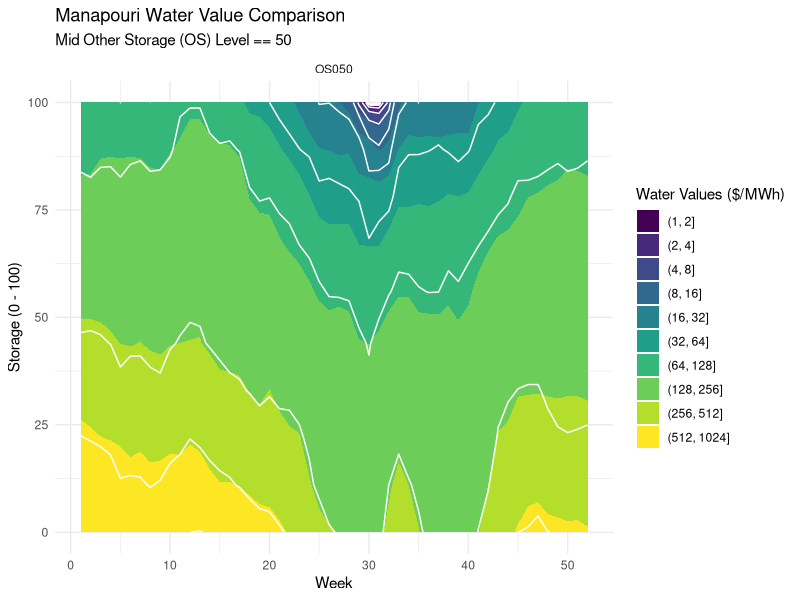
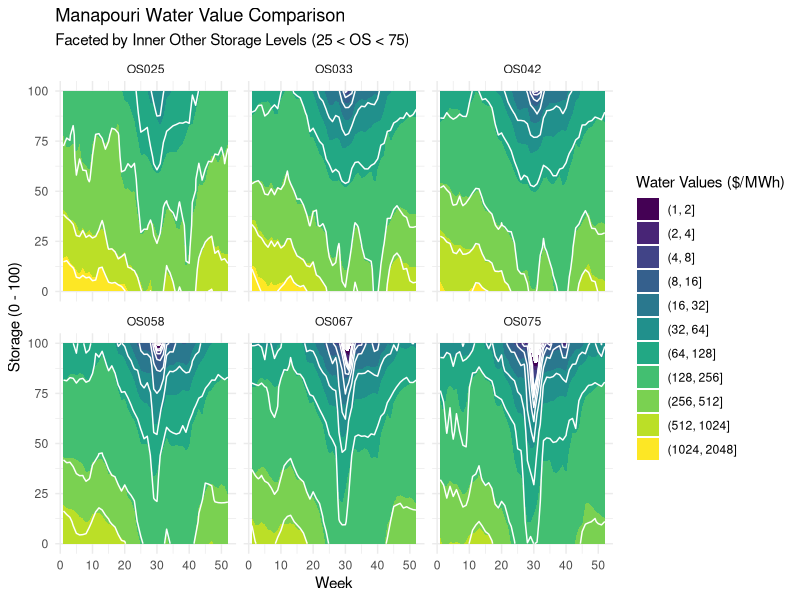
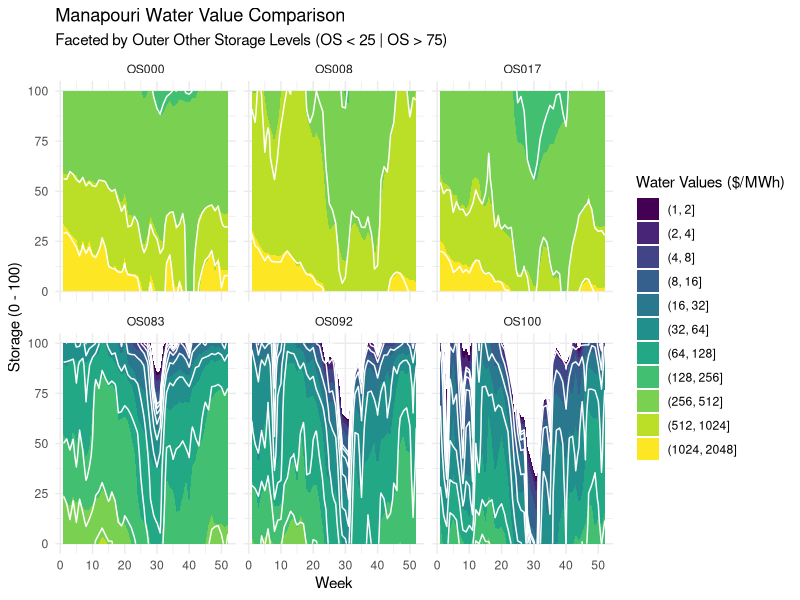
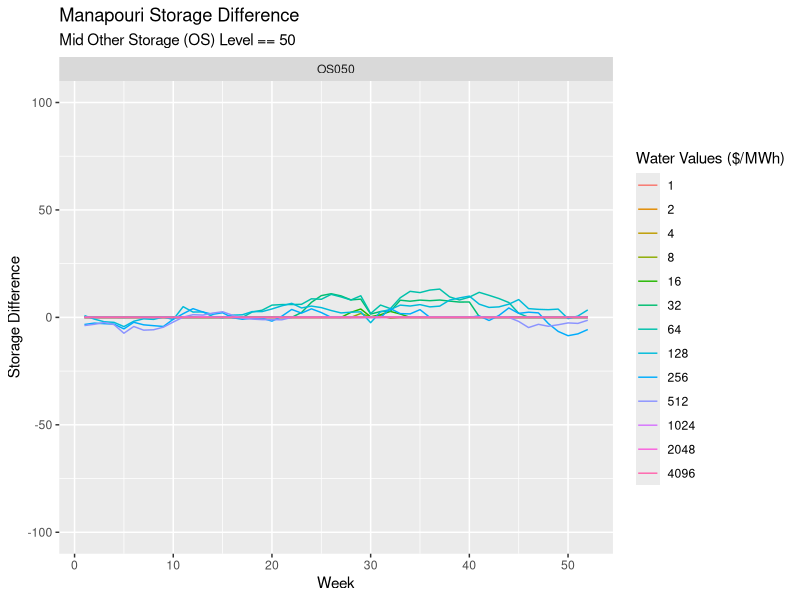
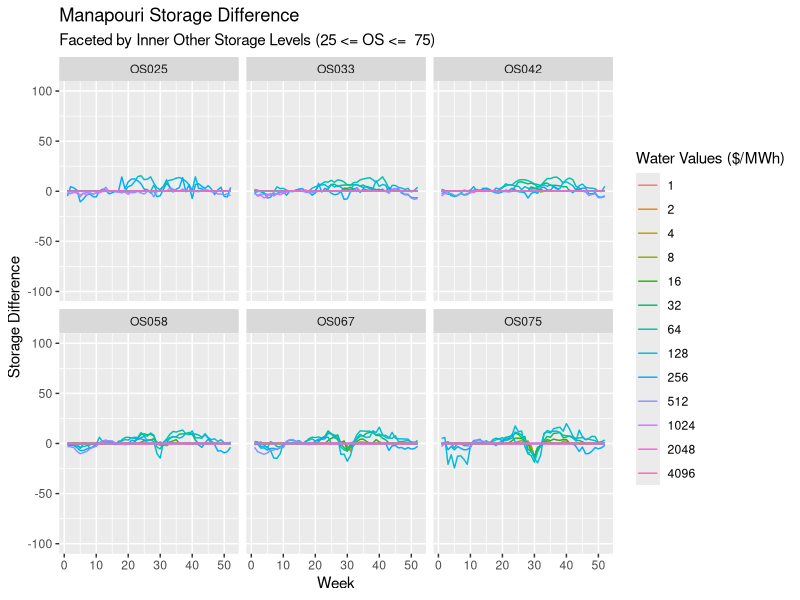
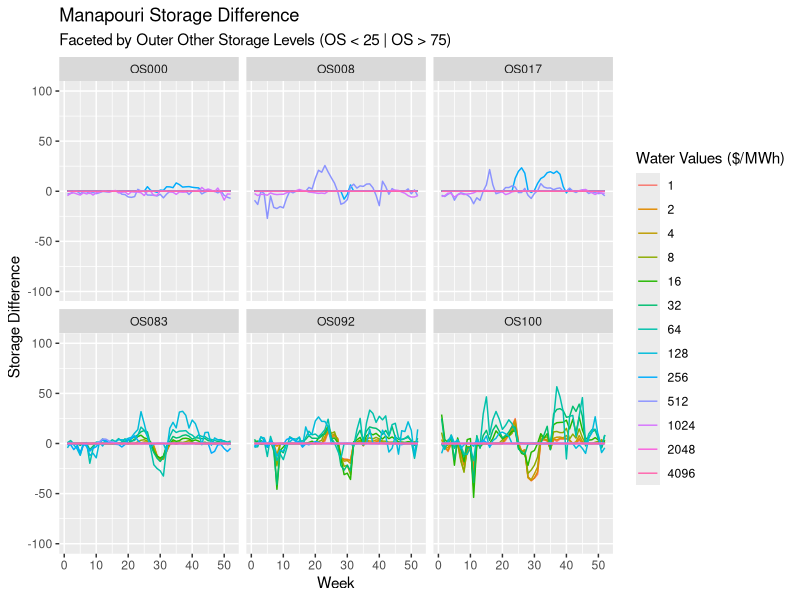
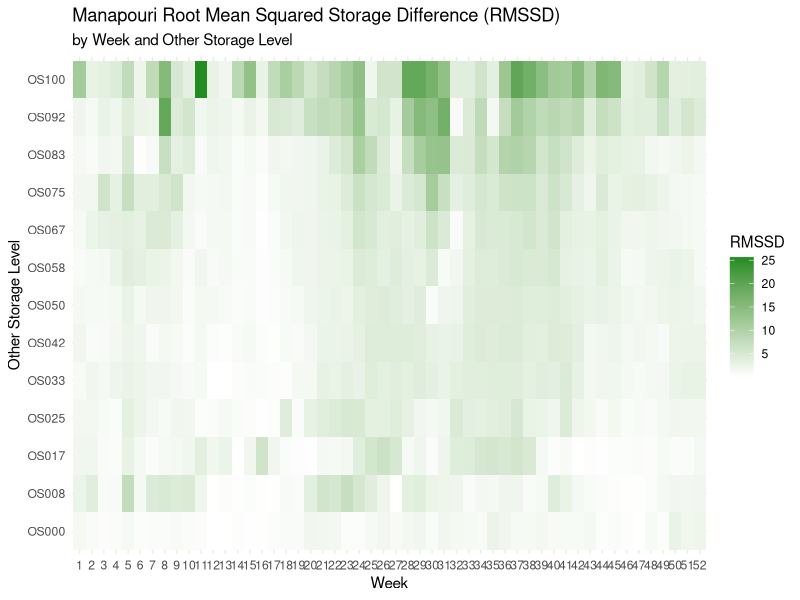
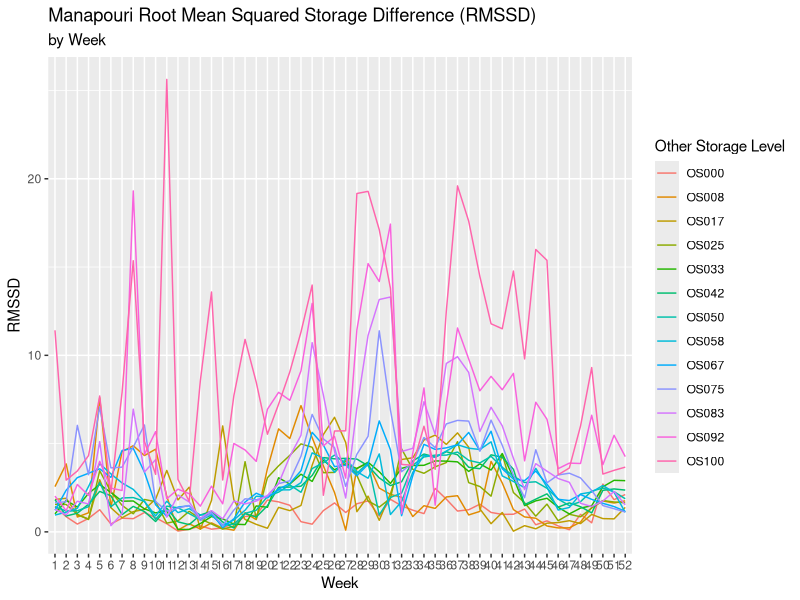

Recreate these plots in R, in order.
## ---- chunk 1
knitr::opts_chunk$set(echo = TRUE, warning = FALSE)
library(tidyverse)

## ---- chunk 2
# Load in WVs from full run (91 years + mean joiner)
# # Run 0020 - 1931-2023 + joiner
# Load in WVs from alternate data set
# Run 0023 - 1931-1960 + joiner
# Run 0025 - 1941-1970 + joiner
# Run 0028 - 1951-1980 + joiner
# Run 0030 - 1961-1990 + joiner
# Run 0032 - 1971-2000 + joiner
# Run 0037 - 1981-2010 + joiner
# Run 0035 - 1991-2020 + joiner

weeks <- 54
burnin <- 80

df <- read_csv("Apr24B_AVG_0020_WVX.csv", show_col_types = FALSE) |>  
  mutate(rn = row_number(),
         week = (rn - 1) %% (weeks + burnin) + 1,
         other_storage = floor((rn-1)/(weeks + burnin)),
         other_storage = round(other_storage / 12 * 100),
         ) |> 
  select(-rn) |> 
  pivot_longer(-c(week, other_storage), 
               names_to = "storage", values_to = "wv_base") |> 
  mutate(storage = round(as.double(storage)*100),
         wv_base = as.double(wv_base),
         os_label = paste0("OS", str_pad(other_storage, width = 3, pad = "0"))
         )

new <- read_csv("Apr24B_AVG_0032_WVX.csv", show_col_types = FALSE) |>  
  mutate(rn = row_number(),
         week = (rn - 1) %% (weeks + burnin) + 1,
         other_storage = floor((rn-1)/(weeks + burnin)),
         other_storage = round(other_storage / 12 * 100),
         ) |> 
  select(-rn) |> 
  pivot_longer(-c(week, other_storage), 
               names_to = "storage", values_to = "wv_new") |> 
  mutate(storage = round(as.double(storage)*100),
         wv_new = as.double(wv_new)
         )

## join the two data sets

if (dim(df)[1] != dim(new)[1]) {
  stop("Data sets are not the same length")
} else {
  df <- df |> 
    bind_cols(new[,"wv_new"]) 
}

## ---- chunk 3

week <- 1:(weeks-1)

wv <- 2^(0:12)

other_storage <- df |> 
  distinct(other_storage) |>
  arrange(other_storage) |>
  pull(other_storage)

storage_df <- expand_grid(week = week,
                       wv = wv,
                       other_storage = other_storage)


storage_base <- function(wv, week, other_storage) {
  # filter data by week and storage level
  filtered_df <- df |> 
    filter(week == !!week, # !! is the unquote operator
           other_storage == !!other_storage)
  
  # check that there are enough data points to interpolate
  if (nrow(filtered_df) < 2) {
    stop("Not enough data points to interpolate")
  }
  
  # interpolate the data using approx()
  storage_base <- approx(x = filtered_df$wv_base,
                                 y = filtered_df$storage,
                                 xout = wv, rule = 2)$y
  return(storage_base)
}

storage_new <- function(wv, week, other_storage) {
  # filter data by week and storage level
  filtered_df <- df |> 
    filter(week == !!week,
           other_storage == !!other_storage)
  
  # check that there are enough data points to interpolate
  if (nrow(filtered_df) < 2) {
    stop("Not enough data points to interpolate")
  }
  
  # interpolate the data using approx()
  storage_new <- approx(x = filtered_df$wv_new,
                                 y = filtered_df$storage,
                                 xout = wv, rule = 2)$y
  return(storage_new)
}




storage_df <- storage_df |> 
  mutate(stor_base = pmap_dbl(list(wv, week, other_storage), storage_base),
         stor_new = pmap_dbl(list(wv, week, other_storage), storage_new),
         stor_diff = stor_new - stor_base, 
         sq_stor_diff = stor_diff^2,
         os_label = paste0("OS", str_pad(other_storage, width = 3, pad = "0"))
         )

## ---- chunk 4

df %>% 
  filter(week < 53,
         other_storage %in% c(50)
         ) |>
  ggplot() +
  geom_contour_filled(aes(x = week, y = storage, z = wv_base), breaks = wv) + # Base fill
  geom_contour(aes(x = week, y = storage, z = wv_new), color = "white", breaks = wv) +  # New line
  labs(title = "Manapouri Water Value Comparison",
       subtitle = "Mid Other Storage (OS) Level == 50",
       fill = "Water Values ($/MWh)",
       x = "Week",
       y = "Storage (0 - 100)") +
  facet_wrap(~os_label, nrow = 1) +
  theme_minimal()

df %>% 
  filter(week < 53,
         between(other_storage, 25, 75),
         other_storage != 50 # %in% c(25,33,42,58,67,75)
         ) |>
  ggplot() +
  geom_contour_filled(aes(x = week, y = storage, z = wv_base), breaks = wv) +
  geom_contour(aes(x = week, y = storage, z = wv_new), color = "white", breaks = wv) +  # Add contour lines for clarity
  labs(title = "Manapouri Water Value Comparison",
       subtitle = "Faceted by Inner Other Storage Levels (25 < OS < 75)",
       fill = "Water Values ($/MWh)",
       x = "Week",
       y = "Storage (0 - 100)") +
  facet_wrap(~os_label, nrow = 2) +
  theme_minimal()

df %>% 
  filter(week < 53,
         !between(other_storage, 25, 75) # %notin% c(25,33,42,50,58,67,75)
         ) |>
  ggplot() +
  geom_contour_filled(aes(x = week, y = storage, z = wv_base), breaks = wv) +
  geom_contour(aes(x = week, y = storage, z = wv_new), color = "white", breaks = wv) +  # Add contour lines for clarity
  labs(title = "Manapouri Water Value Comparison",
       subtitle = "Faceted by Outer Other Storage Levels (OS < 25 | OS > 75)",
       fill = "Water Values ($/MWh)",
       x = "Week",
       y = "Storage (0 - 100)") +
  facet_wrap(~os_label, nrow = 2) +
  theme_minimal()

## ---- chunk 5

storage_df |> 
  filter(week < 53,
         other_storage == 50
         ) |>
  ggplot(aes(x = week, y = stor_diff, group = wv)) +
  geom_line(aes(color = as.factor(wv))) +
  ylim(-100, 100) +
  labs(title = "Manapouri Storage Difference",
       subtitle = "Mid Other Storage (OS) Level == 50",
       x = "Week",
       y = "Storage Difference",
       color = "Water Values ($/MWh)") +
  facet_wrap(~os_label, nrow = 1)

storage_df |> 
  filter(week < 53,
         other_storage != 50,
         between(other_storage, 25, 75)
         ) |>
  ggplot(aes(x = week, y = stor_diff, group = wv)) +
  geom_line(aes(color = as.factor(wv))) +
  ylim(-100, 100) +
  labs(title = "Manapouri Storage Difference",
       subtitle = "Faceted by Inner Other Storage Levels (25 <= OS <=  75)",
       x = "Week",
       y = "Storage Difference",
       color = "Water Values ($/MWh)") +
  facet_wrap(~os_label, nrow = 2)

storage_df |> 
  filter(week < 53,
         !between(other_storage, 25, 75)
         ) |>
  ggplot(aes(x = week, y = stor_diff, group = wv)) +
  geom_line(aes(color = as.factor(wv))) +
  ylim(-100, 100) +
  labs(title = "Manapouri Storage Difference",
       subtitle = "Faceted by Outer Other Storage Levels (OS < 25 | OS > 75)",
       x = "Week",
       y = "Storage Difference",
       color = "Water Values ($/MWh)") +
  facet_wrap(~os_label, nrow = 2)

## ---- chunk 6

# Compute Mean Squared Storage Difference (note: don't take root until the end - bad!)

mssd_wide <- storage_df %>% 
  filter(week < 53) %>% 
  group_by(other_storage,week) %>%
  summarise(mssd = mean(sq_stor_diff), .groups = "drop") |>
  pivot_wider(names_from = other_storage, values_from = mssd) |>
  rename_with(
    .fn = ~ paste0("OS", str_pad(.x, width = 3, pad = "0")),
    .cols = -1
  ) %>% 
  mutate(week = as_factor(week))

mssd_long <- mssd_wide %>% 
  pivot_longer(-week, names_to = "OS", values_to = "mssd") %>% 
  mutate(OS = as_factor(OS))

rmssd_by_week <- mssd_long |> 
  group_by(week) %>%
  summarise(rmssd = sqrt(mean(mssd)), .groups = "drop")

rmssd_by_os <- mssd_long |> 
  group_by(OS) %>%
  summarise(rmssd = sqrt(mean(mssd)), .groups = "drop")

rmssd_wide <- mssd_wide |>
  mutate(across(-week, sqrt))

rmssd_long <- rmssd_wide |> 
  pivot_longer(-week, names_to = "OS", values_to = "rmssd")

# Residual Mean Squared Storage Difference (RMSSD) Plot by Week and Other Storage
# Level 

rmssd_long |>
  filter(OS != "Mean") |>
  ggplot(aes(x = week, y = OS, fill = rmssd)) +
  geom_tile() +
  scale_fill_gradient(low = "white", high = "forestgreen") +
  labs(title = "Manapouri Root Mean Squared Storage Difference (RMSSD)",
       subtitle = "by Week and Other Storage Level",
       x = "Week",
       y = "Other Storage Level",
       fill = "RMSSD") +
  theme_minimal()

# Residual Mean Squared Storage Difference (RMSSD) Plot by Week 

rmssd_long %>% 
  ggplot(aes(x = week, y = rmssd, group = OS)) +
  geom_line(aes(color = OS)) + 
  labs(title = "Manapouri Root Mean Squared Storage Difference (RMSSD)",
       subtitle = "by Week",
       x = "Week",
       y = "RMSSD",
       color = "Other Storage Level")

# Residual Mean Squared Storage Difference (RMSSD) Plot by Other Storage Level 

rmssd_long %>% 
  ggplot(aes(x = OS, y = rmssd, group = week)) +
  geom_line(aes(color = week)) + 
  labs(title = "Manapouri Root Mean Squared Storage Difference (RMSSD)",
       subtitle = "by Other Storage Level",
       x = "Other Storage Level",
       y = "RMSSD",
       color = "Week")

# Compute Grand RMSSD for Manapouri

mssd_long |>
  summarise(rmssd = sqrt(mean(mssd))) |>
  print()


